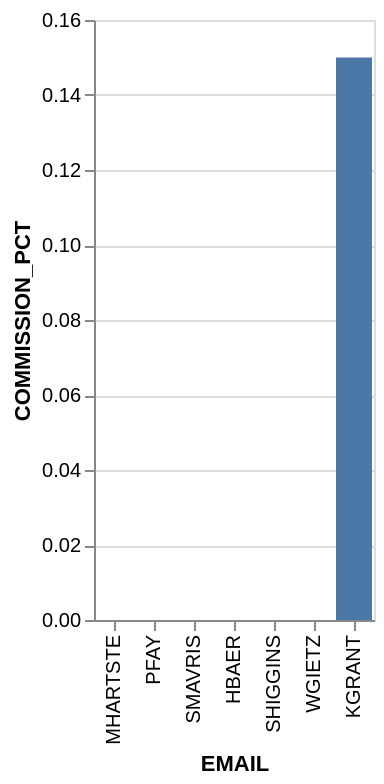

Describe this chart as a Vega-Lite specification.
### Vega-Lite specification from a JSON file in a GitHub repository (floating-point values rounded to 4 significant figures)
{"data": {"values": [{"x_data": "KGRANT", "y_data": 0.15}, {"x_data": "MHARTSTE", "y_data": 0}, {"x_data": "PFAY", "y_data": 0}, {"x_data": "SMAVRIS", "y_data": 0}, {"x_data": "HBAER", "y_data": 0}, {"x_data": "SHIGGINS", "y_data": 0}, {"x_data": "WGIETZ", "y_data": 0}]}, "mark": "bar", "encoding": {"x": {"field": "x_data", "type": "nominal", "title": "EMAIL", "sort": {"op": "sum", "field": "y_data", "order": "ascending"}}, "y": {"field": "y_data", "type": "quantitative", "title": "COMMISSION_PCT"}}}
